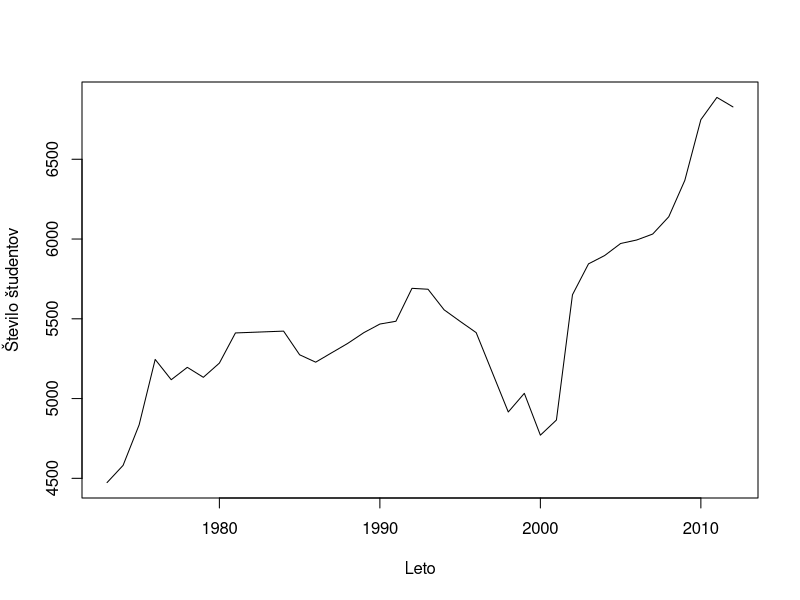

Source code (R):
# Graf
# Funkcija, ki uvozi podatke za graf in ukaz, ki graf nariše

uvoziPodatkeGraf <- function() {
  return(read.table("podatki/grafzda.csv", sep = ",", as.is = TRUE,
                    col.names = c("x","x", "x","x","x"),
                    fileEncoding = "Windows-1250"))
}

TabelaGraf <- uvoziPodatkeGraf()
Leto <- TabelaGraf[, "x.2"]
Št_študentovZDA <- TabelaGraf[, "x.4"]
plot(Leto, Št_študentovZDA, xlab = "Leto", ylab = "Število študentov", type = "l")
